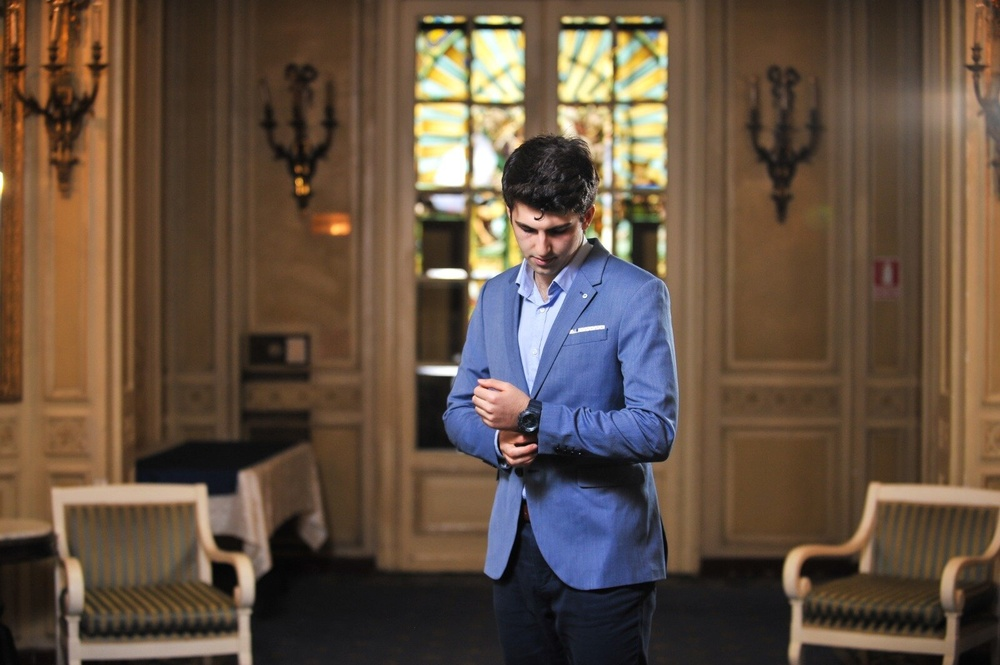
%> input picture Other/SVD for image compression/image.jpg, 1000 x 665 px, shrunk from 1600 x 1064 before the run
$ octave --eval "compress_image_tutorial('image.jpg');"   (GNU Octave 9; MATLAB toolbox functions it lacks are replaced by stand-ins)
%> lines starting %> are read from the running program, lines starting %| are printed output that depends on the picture
function [] = compress_image_tutorial(name)
%> called with name = 'image.jpg'
	% a nice SVD visualisation - image compressing

	I = imread(name);
%> I is the input picture: size 665x1000x3 uint8; mean R, G, B 99.7, 81.2, 65.7

	normalSize = prod(size(I));
%> normalSize = 1995000

	R = double(I(:, :, 1));
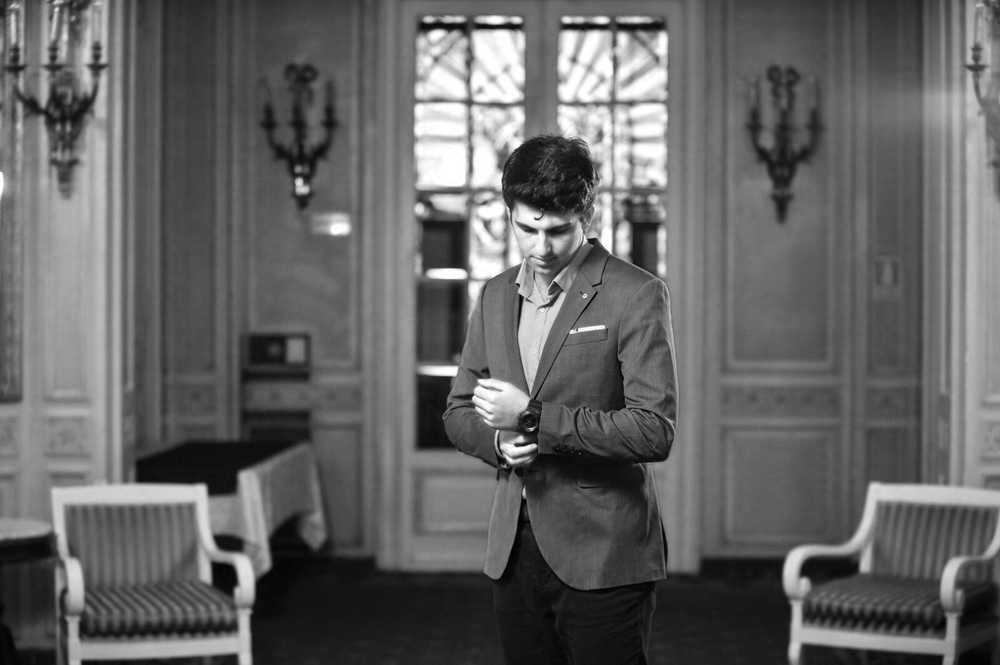
%> R: size 665x1000 double; min 0, max 255, mean 99.7
	G = double(I(:, :, 2));
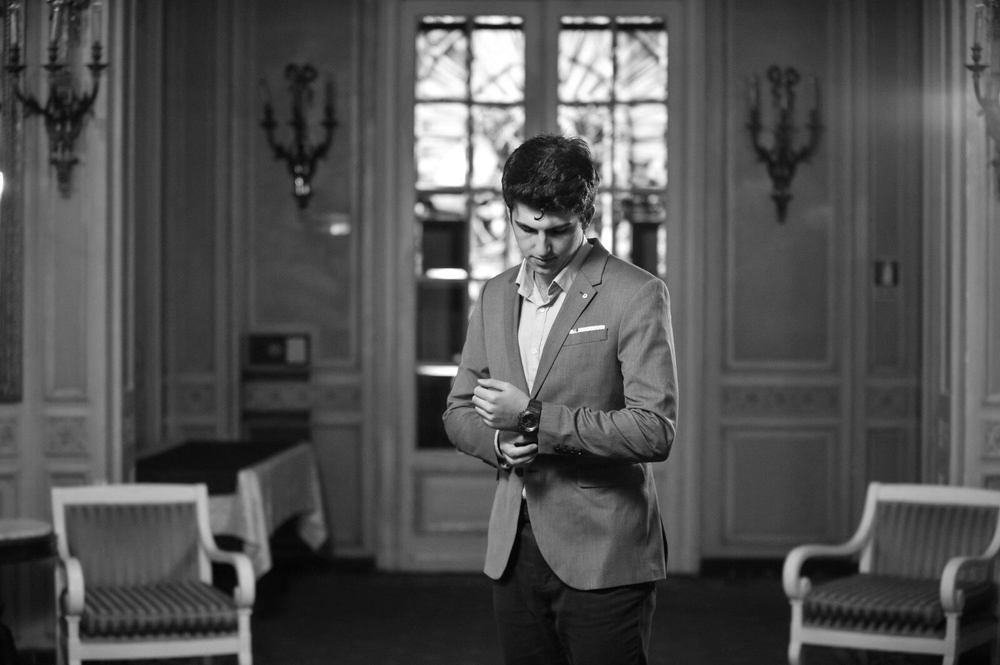
%> G: size 665x1000 double; min 0, max 255, mean 81.2
	B = double(I(:, :, 3));
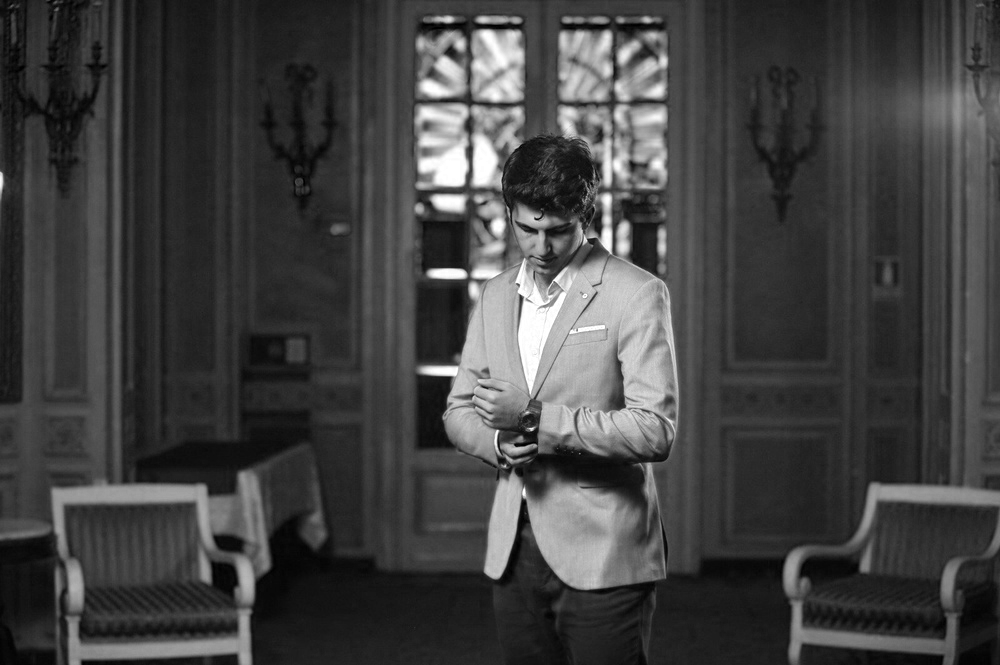
%> B: size 665x1000 double; min 0, max 255, mean 65.7

	[Ur, Sr, Vr] = svd(R, "econ");
	[Ug, Sg, Vg] = svd(G, "econ");
	[Ub, Sb, Vb] = svd(B, "econ");

	for i = 1:50:500

		newR = Ur(:, 1:i) * Sr(1:i, 1:i) * Vr(:, 1:i)';
		newG = Ug(:, 1:i) * Sg(1:i, 1:i) * Vg(:, 1:i)';
		newB = Ub(:, 1:i) * Sb(1:i, 1:i) * Vb(:, 1:i)';

		% we need only i values from the diagonal, not the entire S matrix
		compressedSize = 3 * (prod(size(Ur(:, 1:i))) + i + prod(size(Vr(:, 1:i))));

		compressionRate = normalSize / compressedSize;

		newI = cat(3, uint8(newR), uint8(newG), uint8(newB));

		imshow(newI);
		title(compressionRate);
		pause(1.25);

	endfor
%> this loop made 10 passes
%> (compressedSize, compressionRate) on passes 1 to 10: (4998, 399.2), (254898, 7.83), (504798, 3.95), (754698, 2.64), (1004598, 1.99), (1254498, 1.59), (1504398, 1.33), (1754298, 1.14), (2004198, 0.995), (2254098, 0.885)
%> pass 1, in compress_image_tutorial, `imshow(newI);`:
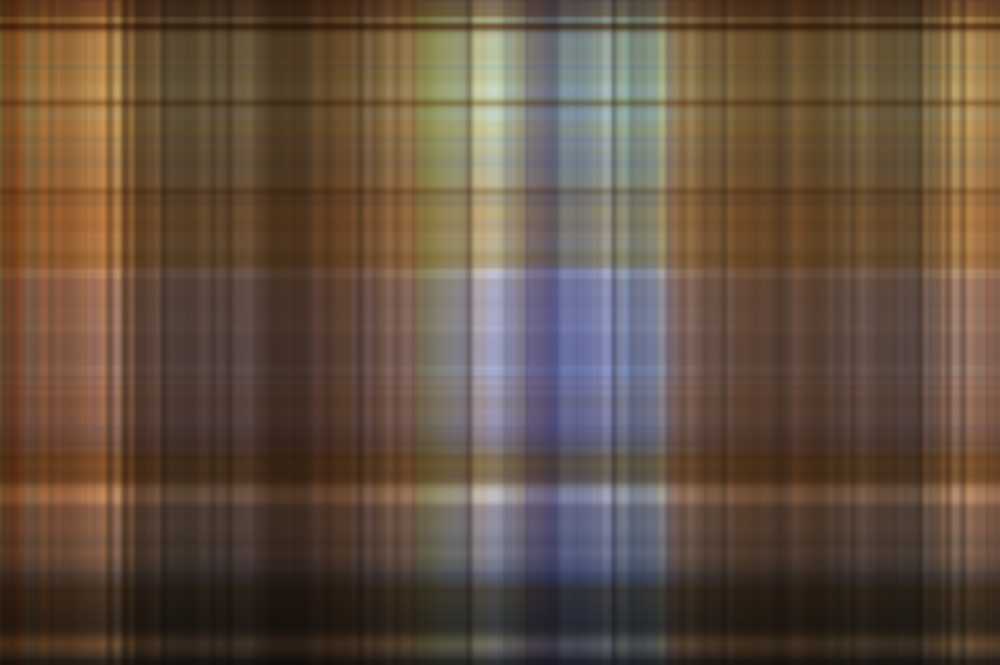
%> displayed picture: size 665x1000x3, on the screen's scale of 0 to 255; mean R, G, B 99.4, 80.4, 64.6

endfunction
